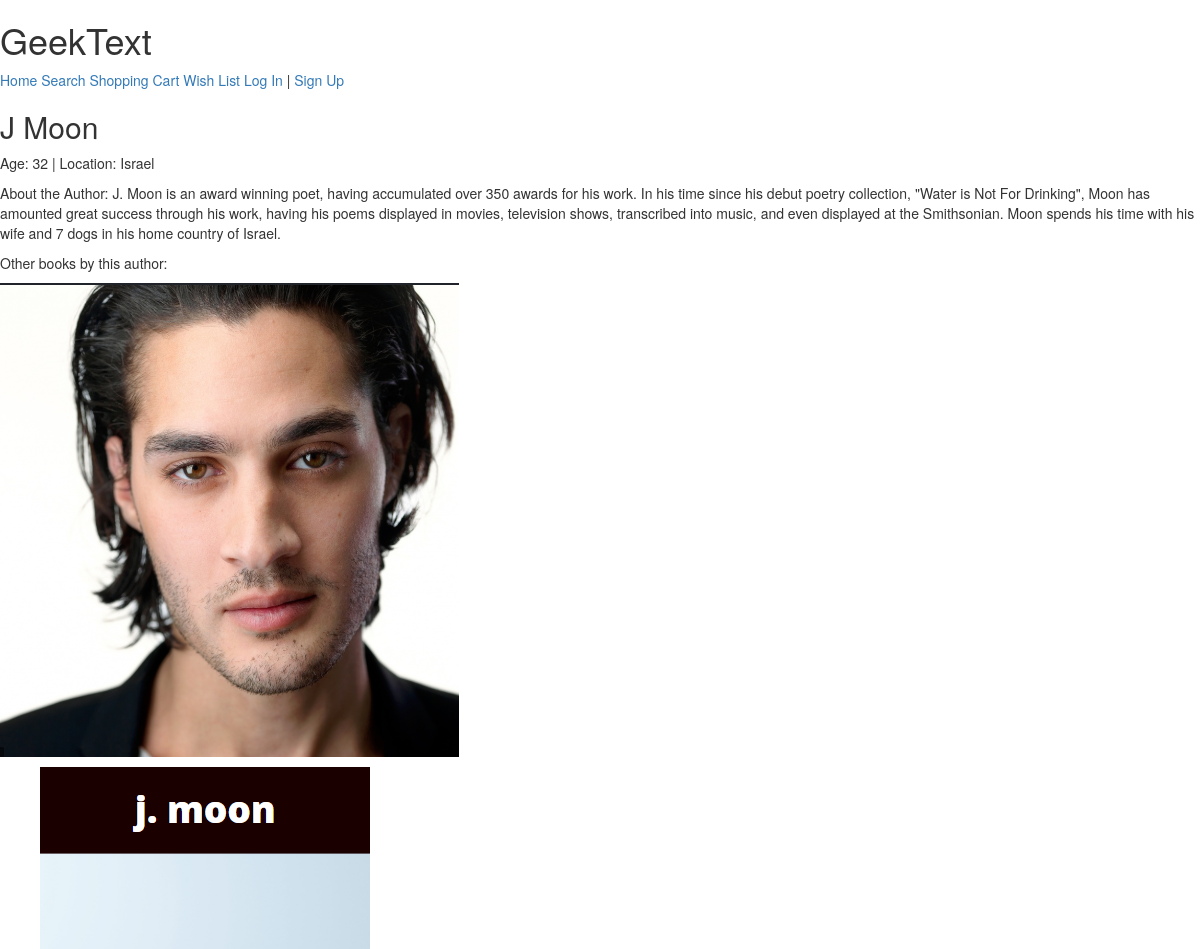
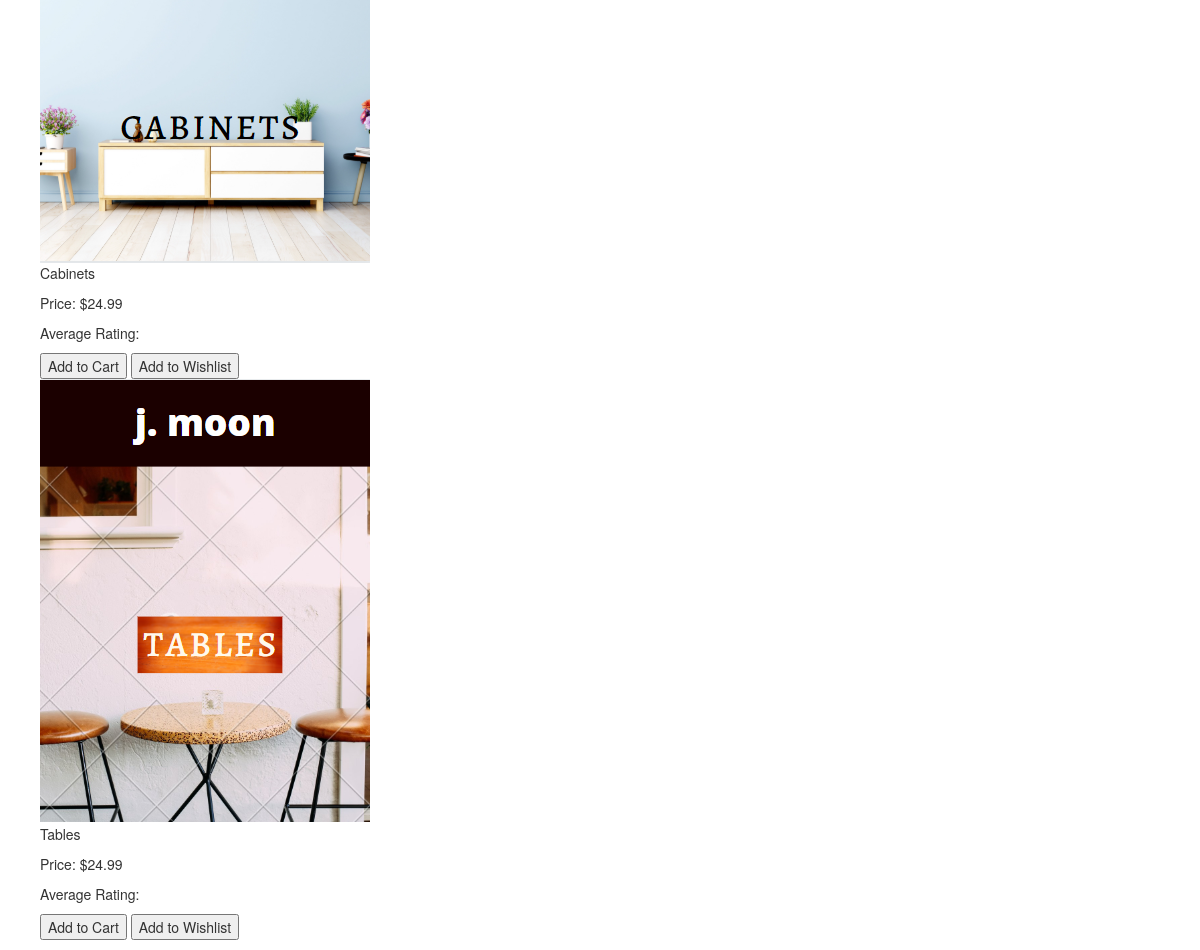
Page /details/authors/1/ on the committed database (2 pictures, top to bottom).
### details/models.py (models this page shows, shortened)
class Book(models.Model):
    PURCHASE_CHOICES = [('New','New'),('Used','Used')]
    BOOK_TYPE = [('Hardback','Hardback'),('Paperback','Paperback')]
    title = models.CharField(max_length=100)
    author = models.ForeignKey(Author, on_delete=models.CASCADE, related_name='Author')
    publisher = models.CharField(max_length=100)
    genre = models.CharField(max_length=30)
    condition = models.CharField(choices=PURCHASE_CHOICES, max_length=10, blank=True)
    type = models.CharField(choices=BOOK_TYPE, max_length=10)
    published_date=models.DateTimeField()
    cover = models.ImageField(upload_to='uploads/', null=True)
    cost = models.FloatField(null=True, blank=True, default=None)
    pages = models.IntegerField(null=True, blank=True, default=None)
    synopsis = models.CharField(max_length=1000, blank=True, null=True)
    ISBN = models.CharField(max_length=25, blank=True, null=True)
    dimensions = models.CharField(max_length=50, blank=True, null=True)

class Author(models.Model):
    firstName = models.CharField(max_length=100)
    lastName = models.CharField(max_length=100)
    location = models.CharField(max_length=100)
    age = models.IntegerField(null=True, blank=True, default=None)
    biography =  models.CharField(max_length=1000)
    pic = models.ImageField(upload_to='uploads/', null=True)

### details/views.py (the view)
# urls.py: url(r'^details/authors/(\d+)/', views.author_books, name='author_books'),
def author_books(request, id):
    try:
        author = Author.objects.get(id=id)
        books = Book.objects.filter(author=author)
    except Author.DoesNotExist:
        raise Http404('Author Not Found')
    return render(request, 'author_books.html', {'books': books})

### details/templatetags/review.py (called while the page is built)
@register.filter
def rating_avg(book):
    reviews = Review.objects.filter(book=book)
    return reviews.aggregate(Avg('rating'))['rating__avg']

### details/templates/author_books.html (shortened to what this page needs)
{% load static %}
{% load review %}
<!DOCTYPE html>
<html>
 <head>
    <link rel="stylesheet" href="//maxcdn.bootstrapcdn.com/bootstrap/3.2.0/css/bootstrap.min.css">
    <link rel="stylesheet" href="//maxcdn.bootstrapcdn.com/bootstrap/3.2.0/css/bootstrap-theme.min.css">
    <link rel="stylesheet" href="{% static 'css/admin/css/details.css' %}">
</head>
<div class="logo">
	<h1>GeekText</h1>
</div>
<div class="topnav">
	<a href="{% url 'home' %}">Home</a>
	<a>Search</a>
	<a href="{% url 'item-list' %}">Shopping Cart</a>
	<a href="{% url 'all_wish_list'%}">Wish List</a>
	{% if user.is_authenticated %}
		<a href="{% url 'profile_logout' %}">Log out </a> | <a href = "{%url 'profile_detail' %}">{{ user.username }}</a>
	{% else %}
		<a href="{% url 'profile_login' %}">Log In </a> | <a href = "{% url 'profile_signup' %}" > Sign Up</a>
	{% endif %}
</div>
{%for book in books|slice:":1"%}
	<h2> {{book.author.firstName|capfirst }} {{book.author.lastName|capfirst }} </h2>
	<p> Age: {{book.author.age}} | Location: {{book.author.location}} </p>
	<p>About the Author: {{book.author.biography}}<p>
	<p>Other books by this author:<p>
	<img src="{{ book.author.pic.url}}" alt="{{ book.title }}"/>
{% endfor %}
<ul>
  {%for book in books%}
  <div class="booktitle">
		<a href="{%url 'book_detail' book.id%}">
		<img src="{{ book.cover.url}}" alt="{{book.author.firstName|capfirst }} {{book.author.lastName|capfirst }}"/>
		</a>
		<p>{{book.title}}</p>
		<p>Price: ${{ book.cost}}</p>
		<p>Average Rating: {% include 'rating.html' %}</p>
		<button>Add to Cart</Button>
		<button>Add to Wishlist</Button>
  </div>
  {% endfor %}
</ul>
</html>

### rows in the picture
Book: author.firstName "J", author.lastName "Moon", author.age "32", author.location "Israel", author.biography "J. Moon is an award winning poet, having accumulated over 350 awards for his work. In his time since his debut poetry collection, \"Water is Not For Drinking\", Moon has amounted great success through his work, having his poems displayed in movies, television shows, transcribed into music, and even displayed at the Smithsonian. Moon spends his time with his wife and 7 dogs in his home country of Israel.", author.pic (picture), cover (picture), title "Cabinets", cost "24.99"
Book: cover (picture), title "Tables", cost "24.99"
